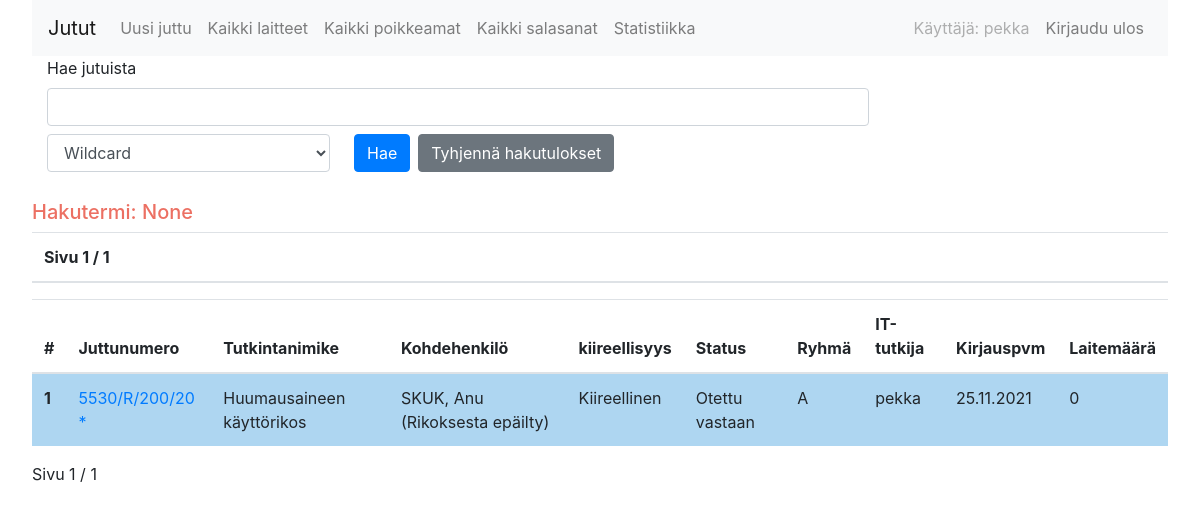
The app's page / (signed in) with its own data.
### juttu/models.py (models this page shows, shortened)
class Juttu(models.Model):
    KIIREELLISYYS_LUOKAT = (
        ('Kiireellinen','Kiireellinen'),
        ('Normaali', 'Normaali'),
    )
    ASIANOSAISUUS = (
        ('Asianomistaja', 'AO'),
        ('Rikoksesta epäilty', 'RE'),
        ('Todistaja', 'Todistaja'),
        ('Muu', 'Muu'),
    )
    juttunumero = models.CharField(max_length=512, blank=False, default="")
    case_nimi = models.CharField(max_length=512, blank=True, null=True)
    nimike = models.CharField(max_length=512, blank=False, null=False, default="") #List of all available crimes?
    tutkija = models.CharField(max_length=512, blank=False, default="")
    ryhma = models.ForeignKey("TutkintaRyhma", related_name="jutun_ryhma", on_delete=models.CASCADE, limit_choices_to={'on_aktiivinen':True})
    kiireellisyys = models.CharField(max_length=512, choices=KIIREELLISYYS_LUOKAT, default='Normaali')
    etunimi = models.CharField(max_length=512, blank=True)
    sukunimi = models.CharField(max_length=512, blank=True)
    user = models.ForeignKey(User, related_name="user_juttus", blank=True, null=True, on_delete=models.CASCADE) # = it-tutkija
    teon_kuvaus = models.CharField(max_length=512, blank=True)
    toimenpidepyynto = models.CharField(max_length=512, blank=True)
    salasana = models.CharField(max_length=512, blank=True) #Tästä oma taulu
    pin_koodi = models.CharField(max_length=512, blank=True)
    kirjauspvm = models.DateTimeField(blank=True, null=True, default=timezone.now)
    juttu_status = models.ForeignKey("JuttuStatus", related_name="jutun_status", on_delete=models.CASCADE, default=1, limit_choices_to={'on_aktiivinen':True})
    asianosaisuus = models.CharField(max_length=512, choices=ASIANOSAISUUS, default='Rikoksesta epäilty')
    paattaja = models.CharField(max_length=512, blank=False, null=True) #Laite-etsinnän päättäjä
    paatos_pvm = models.DateField(widgets.SelectDateWidget, default=timezone.now) #Päätöksen pvm
    def get_kohdehenkilo(self):
        return f'{self.sukunimi.upper()}, {self.etunimi}'

class JuttuStatus(models.Model):
    status = models.CharField(max_length=512, blank=True)
    on_aktiivinen = models.BooleanField(default=True)
    valmis_status = models.BooleanField(default=False)
    aloittamatta_status = models.BooleanField(default=False)
    odottaa_status = models.BooleanField(default=False)
    aloitettu_status = models.BooleanField(default=False)
    def __str__(self):
        return self.status

class TutkintaRyhma(models.Model):
    tutkintaryhma = models.CharField(max_length=512, blank=True)
    on_aktiivinen = models.BooleanField(default=True)

### juttu/views.py (the view, shortened to what this page needs)
# urls.py: path('', views.ListJuttu.as_view(), name="juttu_list"), #JuttuList
class ListJuttu(LoginRequiredMixin, generic.ListView):
    paginate_by = 500
    model = Juttu
    def get_context_data(self, **kwargs):
        context = super(ListJuttu, self).get_context_data(**kwargs)
        context['laites'] = Laite.objects.all
        context['search_term'] = self.request.GET.get('q')
        return context
    def get_queryset(self):
        query = self.request.GET.get('q') #q is the input name for our search bar form
        query2 = ""
        tarkenne = self.request.GET.get('tarkenne')
        if query == None or query == "":
            return Juttu.objects.order_by('-juttu_status_id__aloittamatta_status','-juttu_status_id__aloitettu_status', '-juttu_status_id__odottaa_status', '-kirjauspvm') #-high -> low

### custom_context_processor.py (called while the page is built)
def year_renderer(request):
    return {
       'this_year': datetime.datetime.today().year,
    }

### laite/laite_context_processor.py (called while the page is built)
def laite_renderer(request):
    return { 'all_laites': Laite.objects.all()}

def laite_juttu_pk(request):
    return { 'laite_juttu_pk' : request.GET }

### juttu/templates/juttu/juttu_list.html (shortened to what this page needs)
{% extends 'base.html' %}
{% load static %}
{% load my_tags %}
{% block content %}
<form>
  <div class="form-group col-sm-9 float-left">
    <label for="q">Hae jutuista</label>
    <input type="text" class="form-control" id="search" name="q" aria-describedby="emailHelp">
      <div class="float-left">
        <select class="form-control select-haku" name='tarkenne' id='tarkenne'>
          <option name="wildcard" value="wildcard">Wildcard</option>
        </select>
      </div>
    <span><button class='btn btn-primary haku-btn select-haku'>Hae</button><button class='btn btn-secondary select-haku'>Tyhjennä hakutulokset</button></span>
  </div>
</form>
<br>
<br>
<br>
<br>
<br>
<br>
<div class="float-left">
<h5 style="color: #EC7063">Hakutermi: {{ search_term }}</h5>
</div>
<table class="table table-condensed">
  <thead>
    <th>
      <div class="pagination">
        <span class="step-links">
            <span class="current">
                Sivu {{ page_obj.number }} / {{ page_obj.paginator.num_pages }}
            </span>
        </span>
      </div>
    </th>
  </thead>
</table>
<table class="table table-striped table-hover">
  <thead>
    <tr>
        <th scope="col">#</th>
        <th scope="col">Juttunumero</th>
        <th scope="col">Tutkintanimike</th>
        <th scope="col">Kohdehenkilö</th>
        <th scope="col">kiireellisyys</th>
        <th scope="col">Status</th>
        <th scope="col">Ryhmä</th>
        <th scope="col">IT-tutkija</th>
        <th scope="col">Kirjauspvm</th>
        <th scope="col" style="width:10;">Laitemäärä</th>
      </tr>
    </thead>
{% for juttu in object_list  %}
    <tbody>
      {% if juttu.juttu_status.aloittamatta_status %} {% comment %} Aloittamatta {% endcomment %}
      <tr style="background-color: #FADBD8;"> {% comment %} Punainen {% endcomment %}
      {% elif juttu.juttu_status.aloitettu_status and juttu.user_id is user.id %} {% comment %} Käsittelyssä & kirjautuneella tutkijalla {% endcomment %}
      <tr style="background-color: #AED6F1;;"> {% comment %} Sininen {% endcomment %}
      {% elif juttu.juttu_status.aloitettu_status %} {% comment %} Käsittelyssä {% endcomment %}
      <tr style="background-color: whitesmoke;"> {% comment %} Harmaanvalkoinen {% endcomment %}
      {% elif juttu.juttu_status.odottaa_status and juttu.user_id is user.id %} {% comment %} Odottaa {% endcomment %}
      <tr style="background-color: #f2efb1;"> {% comment %} Keltainen {% endcomment %}
      {% elif juttu.juttu_status.valmis_status %} {% comment %} Käsitelty {% endcomment %}
      <tr style="background-color: #D0ECE7;"> {% comment %} Vihreä {% endcomment %}
        {% else %}
        <tr style="background-color: white">
      {% endif %}
        <th scope="row">{{ forloop.counter }}</th>
        <td><a href="{% url 'juttu:single_juttu' pk=juttu.pk %}">{{juttu.juttunumero}} {% if juttu.case_nimi %}*{% endif %}</a></td>
        <td>{{juttu.nimike}}</td>
        <td>{{juttu.get_kohdehenkilo}} ({{juttu.asianosaisuus}})</td>
        <td>{{juttu.kiireellisyys}}</td>
        <td>{{ juttu.juttu_status }}</td>
        <td>{{ juttu.ryhma.tutkintaryhma }}</td>
        <td>
          {% if juttu.user %} {{ juttu.user }} {% else %} Ei IT-tutkijaa{% endif %}
        </td>
        <td>{{ juttu.kirjauspvm|date:" d.m.Y" }}</td>
        <td>{{ juttu.juttus.count }}</td>
      </tr>
    </tbody>
{% endfor %}
</table>
<div class="pagination">
  <span class="step-links">
      <span class="current">
          Sivu {{ page_obj.number }} / {{ page_obj.paginator.num_pages }}
      </span>
  </span>
</div>
{% endblock content %}

### templates/base.html (shortened to what this page needs)
<!DOCTYPE html>
{% load static %}
{% load my_tags %}
<html lang="en">
<head>
    <link rel="stylesheet" href="{% static 'css/bootstrap.min.css' %}">
    <link rel="stylesheet" href="{% static 'css/kirjuri.css' %}">
</head>
<body>
    <div class="base-container">
    {% if user.is_authenticated %}
    <nav class="navbar navbar-expand-lg navbar-light bg-light sticky-top">
            <a class="navbar-brand" href="{% url 'juttu:juttu_list' %}">Jutut</a>
            <div class="collapse navbar-collapse" id="navbarNav">
                <ul class="navbar-nav">
                    <li>
                        <a class="nav-item nav-link" href="{% url 'juttu:uusi_juttu' %}">Uusi juttu</a>
                    </li>
                    <li>
                        <a class="nav-item nav-link" href="{% url 'laite:laite_list' %}">Kaikki laitteet <span class="sr-only">(current)</span></a>
                    </li>
                    <li>
                        <a class="nav-item nav-link" href="{% url 'juttu:poikkeamat_list' %}">Kaikki poikkeamat <span class="sr-only">(current)</span></a>
                    </li>
                    <li>
                        <a class="nav-item nav-link" href="{% url 'kaikki_salasanat' %}">Kaikki salasanat <span class="sr-only">(current)</span></a>
                    </li>
                    <li>
                        <a class="nav-item nav-link" href="{% url 'statistiikka' year=this_year %}">Statistiikka <span class="sr-only">(current)</span></a>
                    </li>
                </ul>
            </div>
            <div class="navbar-collapse">
                <ul class="navbar-nav ml-auto">
                    <li class="nav-item">
                        <a class="nav-item nav-link disabled" href="">{% if user.is_authenticated %}Käyttäjä: {{ user.username }} {% else %}Vieras{% endif %} </a>
                </li>
                <li class="nav-item">
                    {% if user.is_authenticated %}
                    <a class="nav-item nav-link" href="{% url 'accounts:logout' %}">Kirjaudu ulos</a>
                    {% else %}
                    <a class="nav-item nav-link" href="{% url 'accounts:login' %}">Kirjaudu sisään</a>
                    {% endif %}
                </li>
            </ul>
        </div>
    </nav>
    {% endif %}
    {% block content %}
    {% endblock content %}
</div>
</body>
</html>

### static/css/kirjuri.css (style rules this page uses)
.btn { margin-right: 0.5em; }
.base-container { margin-right: 2em; margin-left: 2em; min-width: 90%; }
.haku-btn { margin-left: 1.5em; }
.select-haku { margin-top: 0.5em; }

### records on screen
Juttu: juttunumero "5530/R/200/20", nimike "Huumausaineen käyttörikos", get_kohdehenkilo "SKUK, Anu", asianosaisuus "Rikoksesta epäilty", kiireellisyys "Kiireellinen", juttu_status "Otettu vastaan", ryhma.tutkintaryhma "A", user "pekka", kirjauspvm "25.11.2021", juttus.count "0"

### other values on screen
{{ user.username }} "pekka"
{{ search_term }} "None"
{{ page_obj.number }} "1"
{{ page_obj.paginator.num_pages }} "1"
